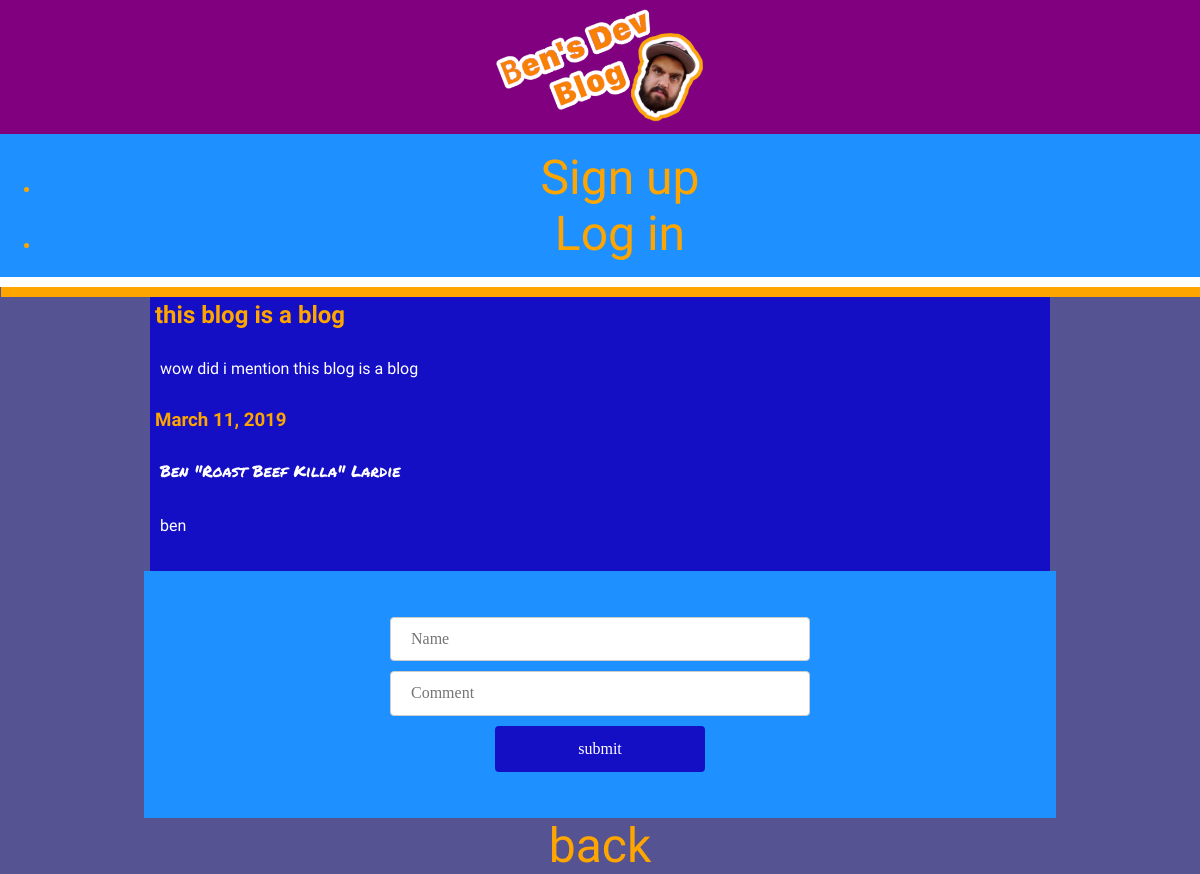
The page /articles/5 on the database as committed earlier.
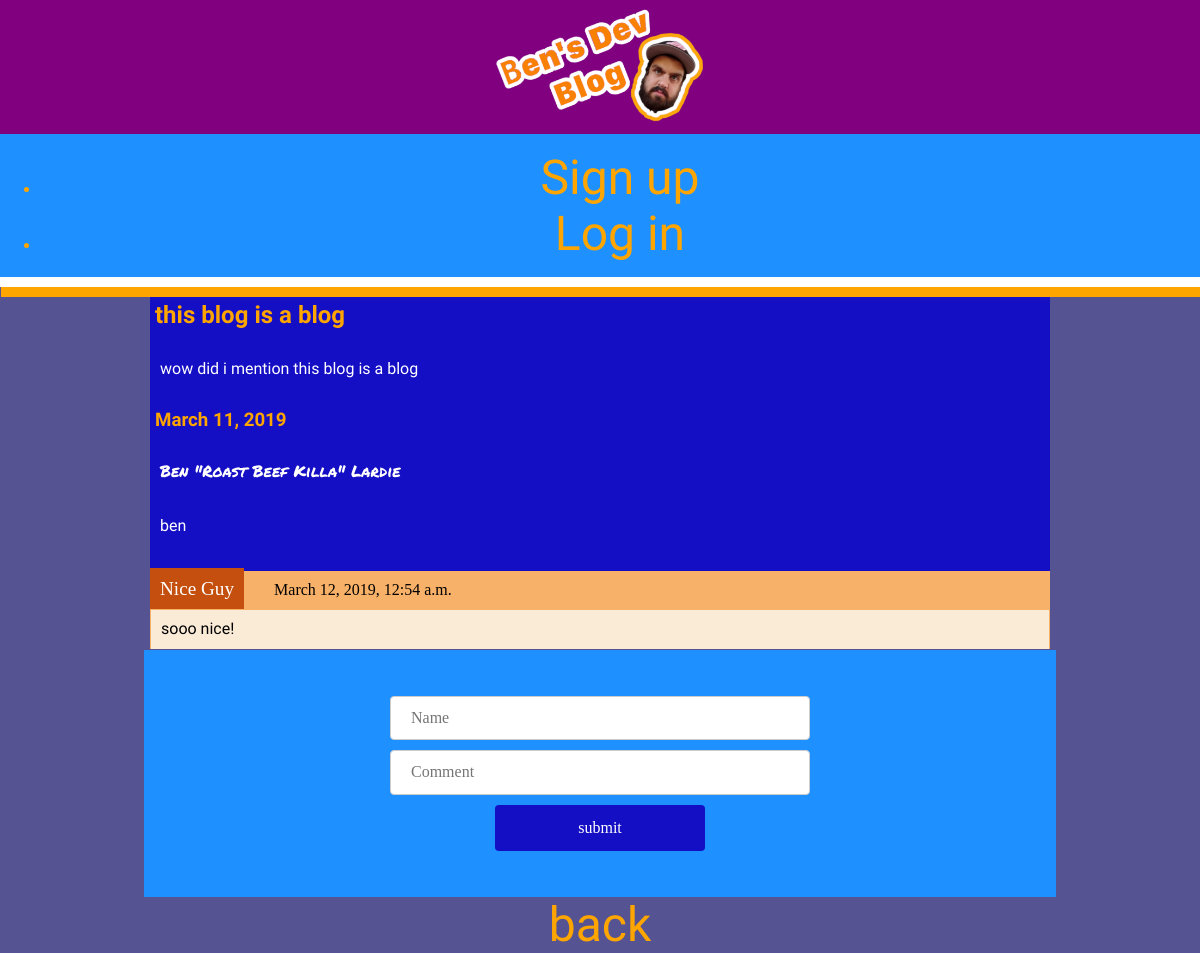
The same page on the database as committed later.
### blog/models.py (models this page shows)
class Comment(models.Model):
    name = models.CharField(max_length=255)
    created_at = models.DateTimeField(auto_now_add=True)
    message = models.TextField()
    Article = models.ForeignKey(Article, on_delete=models.CASCADE, related_name='comments')

### blog/views.py (the view)
# urls.py: path('articles/<int:id>', open_blog, name='blog_opened'),
def open_blog(request, id):
    article = Article.objects.get(pk=id)
    context = {'article': article}
    response = render(request, 'article.html', context)
    return HttpResponse(response)

### blog/templates/article.html (shortened to what this page needs)
{% extends 'base.html' %}
{% block content %}
<div class='article-display'>
<h2>{{ article.title }}</h2>
<p>{{ article.body }}</p>
<h3>{{article.published_date }}</h3>
<p class='author'>{{ article.author }}</p>
<p>{{article.user}}</p>
</div>
<div class="comments">
{% for comment in article.comments.all %}
  <span class="name">{{ comment.name }}</span> <span class="comment-time">{{comment.created_at}}</span>
  <p class="message">{{comment.message}}</p>
    {%endfor%}
</div>
<form action="{% url 'create_comment' %}" method="post">
  <label for="name">
    <input id="name" type="text" name='name' placeholder="Name">
  </label>
  <label for="new-comment">
    <input id="new-comment" type="text" name="new-comment" placeholder="Comment">
    </label>
    <input type="submit" value="submit"/>
</form>
<a href="{%url 'main_page'%}">back</a>
{%endblock%}

Rows that differ between the two databases and show on the page:
added Comment: name "Nice Guy", created_at "March 12, 2019, 12:54 a.m.", message "sooo nice!"
